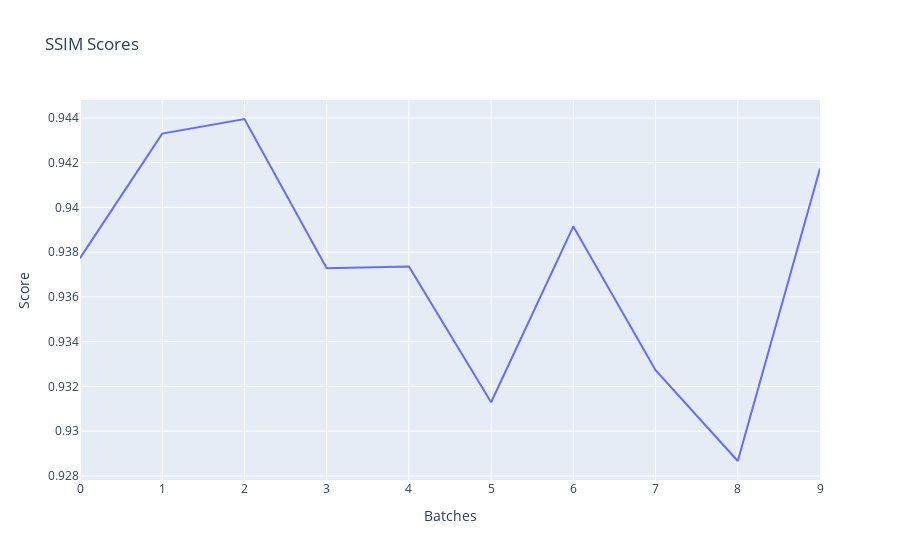

The code cell stored with this chart in its notebook:
### Code cell
fig = px.line(ssim_scores, title="SSIM Scores")
fig.update_layout(
    xaxis_title = "Batches",
    yaxis_title = "Score",
    showlegend = False
)
fig.show()

### Figure 1 — Plotly figure (JSON) as saved in the notebook; plotly's stock layout.template omitted (floating-point values rounded to 4 significant figures)
{"data": [{"hovertemplate": "variable=0<br>index=%{x}<br>value=%{y}<extra></extra>", "legendgroup": "0", "line": {"color": "#636efa", "dash": "solid"}, "marker": {"symbol": "circle"}, "mode": "lines", "name": "0", "orientation": "v", "showlegend": true, "type": "scatter", "x": [0, 1, 2, 3, 4, 5, 6, 7, 8, 9], "xaxis": "x", "y": [0.9377, 0.9433, 0.944, 0.9373, 0.9374, 0.9313, 0.9392, 0.9327, 0.9287, 0.9417], "yaxis": "y"}], "layout": {"legend": {"title": {"text": "variable"}, "tracegroupgap": 0}, "showlegend": false, "title": {"text": "SSIM Scores"}, "xaxis": {"anchor": "y", "domain": [0, 1], "title": {"text": "Batches"}}, "yaxis": {"anchor": "x", "domain": [0, 1], "title": {"text": "Score"}}}}
